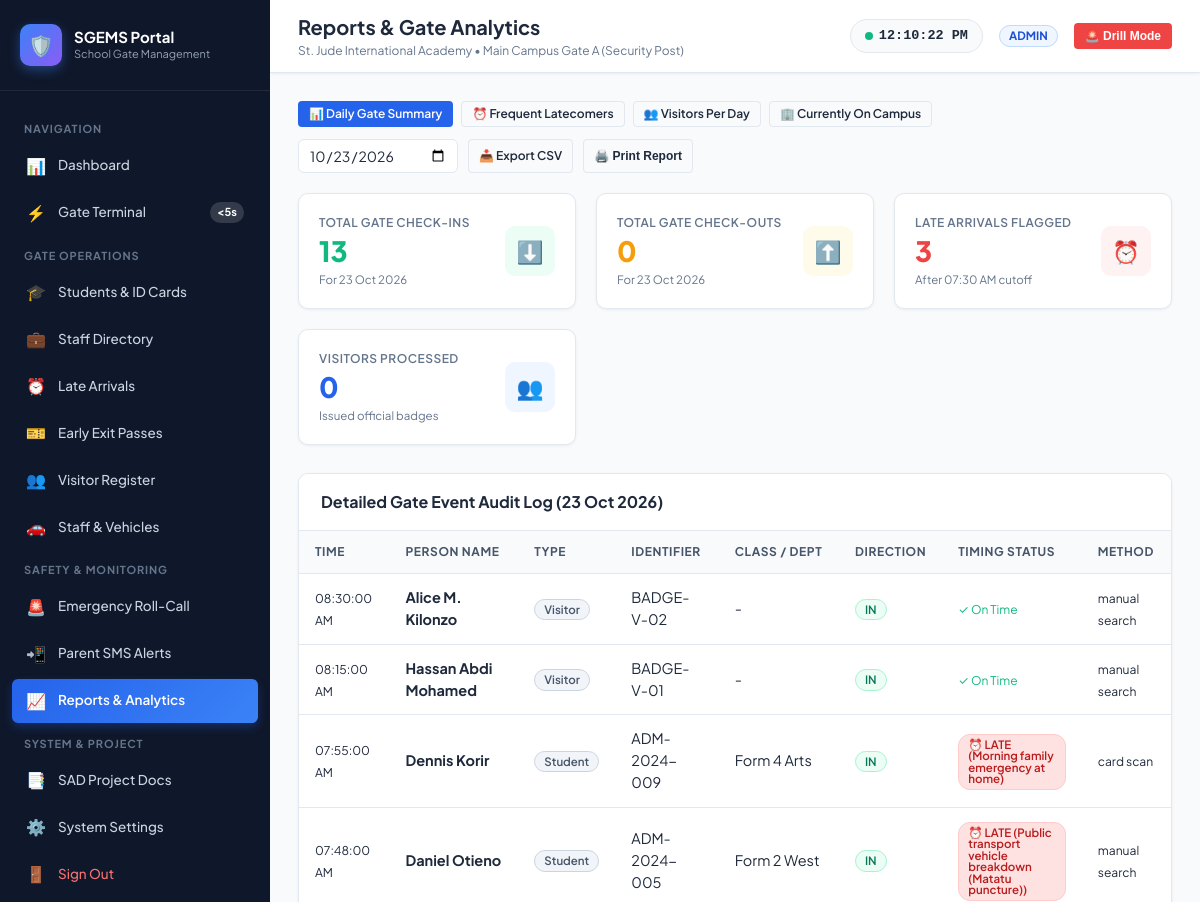
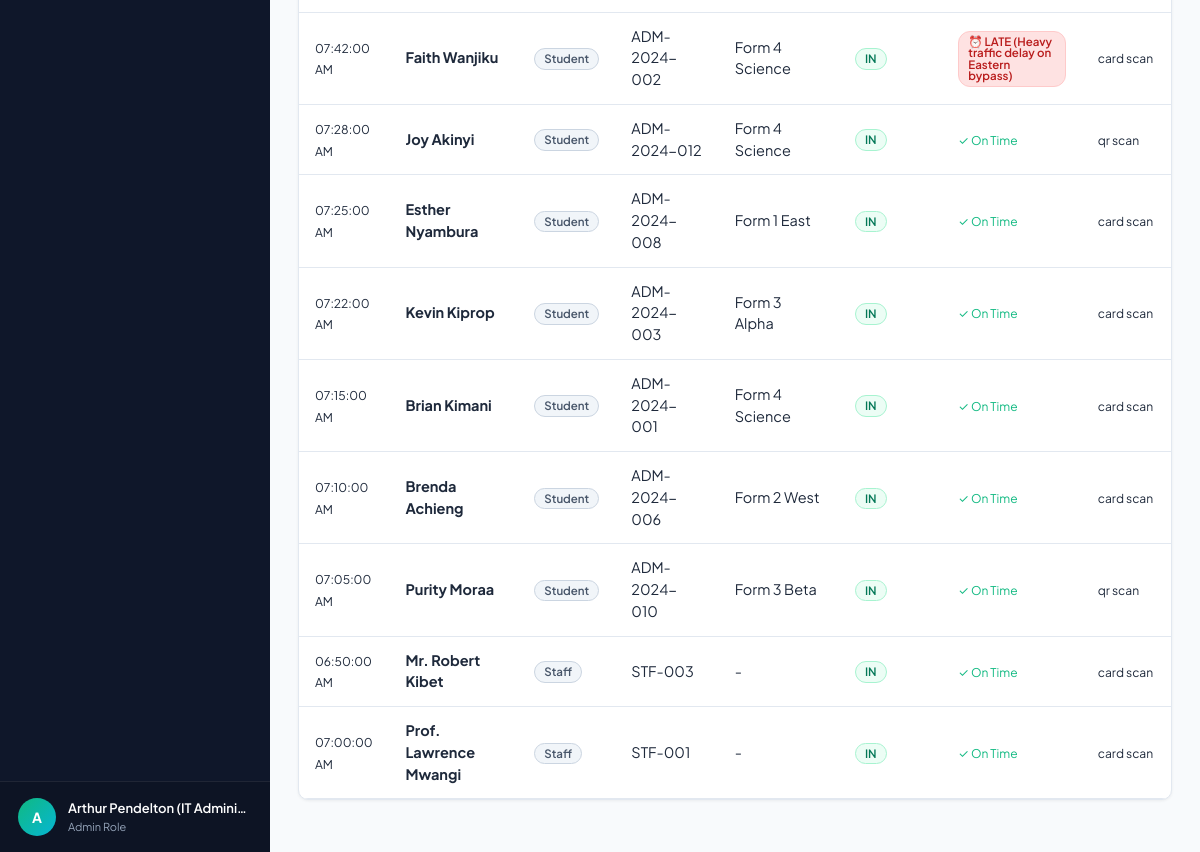
The page /pages/reports.php (signed in) on the database its author committed (2 pictures, top to bottom).
### tables this page shows
CREATE TABLE `system_settings` (
  `setting_key` VARCHAR(50) NOT NULL,
  `setting_value` TEXT NOT NULL,
  `description` VARCHAR(255) DEFAULT NULL,
  PRIMARY KEY (`setting_key`)
);

CREATE TABLE `gate_logs` (
  `id` INT AUTO_INCREMENT PRIMARY KEY,
  `person_type` ENUM('student', 'staff', 'visitor') NOT NULL,
  `person_id` INT NOT NULL,
  `person_name` VARCHAR(100) NOT NULL,
  `identifier` VARCHAR(50) NOT NULL,
  `direction` ENUM('in', 'out') NOT NULL,
  `scan_method` ENUM('card_scan', 'qr_scan', 'manual_search') NOT NULL DEFAULT 'card_scan',
  `timestamp` DATETIME NOT NULL,
  `is_late` TINYINT(1) NOT NULL DEFAULT 0,
  `late_reason` VARCHAR(255) DEFAULT NULL,
  `permit_id` INT DEFAULT NULL,
  `guard_id` INT DEFAULT NULL,
  `notes` TEXT DEFAULT NULL,
  INDEX `idx_gate_logs_time` (`timestamp`),
  INDEX `idx_gate_logs_person` (`person_type`, `person_id`),
  INDEX `idx_gate_logs_late` (`is_late`)
);

CREATE TABLE `students` (
  `id` INT AUTO_INCREMENT PRIMARY KEY,
  `admission_no` VARCHAR(30) NOT NULL UNIQUE,
  `full_name` VARCHAR(100) NOT NULL,
  `class_grade` VARCHAR(30) NOT NULL,
  `parent_name` VARCHAR(100) NOT NULL,
  `parent_phone` VARCHAR(30) NOT NULL,
  `parent_email` VARCHAR(100) DEFAULT NULL,
  `card_number` VARCHAR(50) NOT NULL UNIQUE,
  `gender` ENUM('Male', 'Female') DEFAULT 'Male',
  `status` ENUM('on_campus', 'off_campus') NOT NULL DEFAULT 'off_campus',
  `last_seen` DATETIME DEFAULT NULL,
  `created_at` TIMESTAMP DEFAULT CURRENT_TIMESTAMP,
  INDEX `idx_students_status` (`status`),
  INDEX `idx_students_class` (`class_grade`),
  INDEX `idx_students_card` (`card_number`)
);

### config/db.php (called while the page is built, shortened)
<?php
function get_db_connection() {
    static $pdo = null;
    if ($pdo === null) {
        $dsn = "mysql:host=" . DB_HOST . ";port=" . DB_PORT . ";dbname=" . DB_NAME . ";charset=utf8mb4";
        $options = [
            PDO::ATTR_ERRMODE            => PDO::ERRMODE_EXCEPTION,
            PDO::ATTR_DEFAULT_FETCH_MODE => PDO::FETCH_ASSOC,
            PDO::ATTR_EMULATE_PREPARES   => false,
        ];
        try {
            $pdo = new PDO($dsn, DB_USER, DB_PASS, $options);
        } catch (PDOException $e) {
            die("Database connection failed: " . htmlspecialchars($e->getMessage()));
        }
    }
    return $pdo;
}
function get_setting($key, $default = '') {
    try {
        $pdo = get_db_connection();
        $stmt = $pdo->prepare("SELECT setting_value FROM system_settings WHERE setting_key = ? LIMIT 1");
        $stmt->execute([$key]);
        $row = $stmt->fetch();
        return $row ? $row['setting_value'] : $default;
    } catch (Exception $e) {
        return $default;
    }
}
function is_logged_in() {
    return isset($_SESSION['user_id']) && !empty($_SESSION['user_id']);
}
function has_role(...$roles) {
    return in_array($_SESSION['role'], $roles);
}

### pages/reports.php (the view, shortened to what this page needs)
<?php
$pageTitle = 'Reports & Gate Analytics';
require_once __DIR__ . '/../includes/header.php';
$pdo = get_db_connection();
$tab = $_GET['tab'] ?? 'summary';
$reportDate = $_GET['date'] ?? date('Y-m-d');
$entriesCount = $pdo->prepare("SELECT COUNT(*) FROM gate_logs WHERE direction = 'in' AND DATE(timestamp) = ?");
$entriesCount->execute([$reportDate]);
$totalEntries = $entriesCount->fetchColumn();
$exitsCount = $pdo->prepare("SELECT COUNT(*) FROM gate_logs WHERE direction = 'out' AND DATE(timestamp) = ?");
$exitsCount->execute([$reportDate]);
$totalExits = $exitsCount->fetchColumn();
$lateCount = $pdo->prepare("SELECT COUNT(*) FROM gate_logs WHERE is_late = 1 AND DATE(timestamp) = ?");
$lateCount->execute([$reportDate]);
$totalLate = $lateCount->fetchColumn();
$visitorsCount = $pdo->prepare("SELECT COUNT(*) FROM visitors WHERE DATE(time_in) = ?");
$visitorsCount->execute([$reportDate]);
$totalVisitors = $visitorsCount->fetchColumn();
$dailyLogs = $pdo->prepare("SELECT gl.*, s.class_grade FROM gate_logs gl
                            LEFT JOIN students s ON gl.person_type = 'student' AND gl.person_id = s.id
                            WHERE DATE(gl.timestamp) = ? ORDER BY gl.id DESC");
$dailyLogs->execute([$reportDate]);
$logsList = $dailyLogs->fetchAll();
?>
<div style="display:flex; justify-content:space-between; align-items:center; margin-bottom:20px; flex-wrap:wrap; gap:12px;">
  <div style="display:flex; gap:8px;">
    <a href="?tab=summary&date=<?php echo $reportDate; ?>" class="btn btn-sm <?php echo $tab === 'summary' ? 'btn-primary' : 'btn-outline'; ?>">
      📊 Daily Gate Summary
    </a>
    <a href="?tab=latecomers&date=<?php echo $reportDate; ?>" class="btn btn-sm <?php echo $tab === 'latecomers' ? 'btn-primary' : 'btn-outline'; ?>">
      ⏰ Frequent Latecomers
    </a>
    <a href="?tab=visitors&date=<?php echo $reportDate; ?>" class="btn btn-sm <?php echo $tab === 'visitors' ? 'btn-primary' : 'btn-outline'; ?>">
      👥 Visitors Per Day
    </a>
    <a href="?tab=on_campus&date=<?php echo $reportDate; ?>" class="btn btn-sm <?php echo $tab === 'on_campus' ? 'btn-primary' : 'btn-outline'; ?>">
      🏢 Currently On Campus
    </a>
  </div>
  <div style="display:flex; gap:10px;">
    <?php if ($tab !== 'latecomers' && $tab !== 'on_campus'): ?>
    <form method="GET" action="" style="display:flex; gap:6px;">
      <input type="date" name="date" class="form-control" style="width:160px; padding:6px 10px;" value="<?php echo htmlspecialchars($reportDate); ?>" onchange="this.form.submit()">
    </form>
    <?php endif; ?>
    <a href="?tab=<?php echo $tab; ?>&date=<?php echo $reportDate; ?>&export=csv" class="btn btn-outline btn-sm">
      📥 Export CSV
    </a>
    <button class="btn btn-outline btn-sm" onclick="window.print()">
      🖨️ Print Report
    </button>
  </div>
</div>
<?php if ($tab === 'summary'): ?>
  <div class="metrics-grid">
    <div class="metric-card">
      <div class="metric-info">
        <div class="label">Total Gate Check-Ins</div>
        <div class="value" style="color:#10b981;"><?php echo $totalEntries; ?></div>
        <div class="subtext">For <?php echo date('d M Y', strtotime($reportDate)); ?></div>
      </div>
      <div class="metric-icon-wrap success">⬇️</div>
    </div>
    <div class="metric-card">
      <div class="metric-info">
        <div class="label">Total Gate Check-Outs</div>
        <div class="value" style="color:#f59e0b;"><?php echo $totalExits; ?></div>
        <div class="subtext">For <?php echo date('d M Y', strtotime($reportDate)); ?></div>
      </div>
      <div class="metric-icon-wrap warning">⬆️</div>
    </div>
    <div class="metric-card">
      <div class="metric-info">
        <div class="label">Late Arrivals Flagged</div>
        <div class="value" style="color:#ef4444;"><?php echo $totalLate; ?></div>
        <div class="subtext">After 07:30 AM cutoff</div>
      </div>
      <div class="metric-icon-wrap danger">⏰</div>
    </div>
    <div class="metric-card">
      <div class="metric-info">
        <div class="label">Visitors Processed</div>
        <div class="value" style="color:#2563eb;"><?php echo $totalVisitors; ?></div>
        <div class="subtext">Issued official badges</div>
      </div>
      <div class="metric-icon-wrap primary">👥</div>
    </div>
  </div>
  <div class="card">
    <div class="card-header">
      <div class="card-title">
        <span>Detailed Gate Event Audit Log (<?php echo date('d M Y', strtotime($reportDate)); ?>)</span>
      </div>
    </div>
    <div class="table-responsive">
      <table class="data-table">
        <thead>
          <tr>
            <th>Time</th>
            <th>Person Name</th>
            <th>Type</th>
            <th>Identifier</th>
            <th>Class / Dept</th>
            <th>Direction</th>
            <th>Timing Status</th>
            <th>Method</th>
          </tr>
        </thead>
        <tbody>
          <?php if (empty($logsList)): ?>
          <tr><td colspan="8" style="text-align:center; padding:30px;">No gate activity recorded on this date.</td></tr>
          <?php else: ?>
            <?php foreach ($logsList as $l): ?>
            <tr>
              <td><small><?php echo date('h:i:s A', strtotime($l['timestamp'])); ?></small></td>
              <td><strong><?php echo htmlspecialchars($l['person_name']); ?></strong></td>
              <td><span class="badge badge-used"><?php echo ucfirst($l['person_type']); ?></span></td>
              <td><?php echo htmlspecialchars($l['identifier']); ?></td>
              <td><?php echo htmlspecialchars($l['class_grade'] ?: '-'); ?></td>
              <td><span class="badge <?php echo $l['direction'] === 'in' ? 'badge-in' : 'badge-out'; ?>"><?php echo strtoupper($l['direction']); ?></span></td>
              <td>
                <?php if ($l['is_late']): ?>
                  <span class="badge badge-late">⏰ LATE (<?php echo htmlspecialchars($l['late_reason']); ?>)</span>
                <?php else: ?>
                  <span style="color:#10b981; font-size:12px;">✓ On Time</span>
                <?php endif; ?>
              </td>
              <td><small><?php echo str_replace('_', ' ', $l['scan_method']); ?></small></td>
            </tr>
            <?php endforeach; ?>
          <?php endif; ?>
        </tbody>
      </table>
    </div>
  </div>
<?php endif; ?>
<?php require_once __DIR__ . '/../includes/footer.php'; ?>

### includes/header.php (shortened to what this page needs)
<?php
require_once __DIR__ . '/../config/db.php';
$pageTitle = $pageTitle ?? 'Dashboard';
$schoolName = get_setting('school_name', 'St. Jude International Academy');
$isEmergency = (get_setting('emergency_mode', '0') === '1');
?>
<!DOCTYPE html>
<html lang="en">
<head>
  <link rel="stylesheet" href="<?php echo BASE_URL; ?>assets/css/style.css">
  <link rel="stylesheet" href="<?php echo BASE_URL; ?>assets/css/print.css" media="print">
</head>
<body>
<div class="app-layout">
  <?php include __DIR__ . '/nav.php'; ?>
  <div class="app-main">
    <header class="app-topbar">
      <div class="topbar-left">
        <div class="page-title-wrap">
          <h1><?php echo htmlspecialchars($pageTitle); ?></h1>
          <p><?php echo htmlspecialchars($schoolName); ?> &bull; <?php echo htmlspecialchars(get_setting('gate_name', 'Main Gate')); ?></p>
        </div>
      </div>
      <div class="topbar-right">
        <div class="live-clock-pill">
          <span class="live-pulse"></span>
          <span id="liveClockText">--:--:--</span>
        </div>
        <div style="display:flex; align-items:center; gap:8px;">
          <span class="badge badge-approved" style="text-transform:uppercase; font-weight:700;">
            <?php echo htmlspecialchars($_SESSION['role'] ?? 'guest'); ?>
          </span>
        </div>
        <?php if (!$isEmergency && has_role('admin', 'principal', 'guard')): ?>
        <button class="btn btn-danger btn-sm" onclick="startEmergencyDrill()">
          🚨 Drill Mode
        </button>
        <?php endif; ?>
      </div>
    </header>
    <main class="content-body">

### rows shown on the page
system_settings: setting_value "St. Jude International Academy"
system_settings: setting_value "Main Campus Gate A (Security Post)"
gate_logs: timestamp "08:30:00 AM", person_name "Alice M. Kilonzo", person_type "Visitor", identifier "BADGE-V-02", students.class_grade "-", direction "IN", is_late "✓ On Time", scan_method "manual search"
gate_logs: timestamp "08:15:00 AM", person_name "Hassan Abdi Mohamed", person_type "Visitor", identifier "BADGE-V-01", students.class_grade "-", direction "IN", is_late "✓ On Time", scan_method "manual search"
gate_logs: timestamp "07:55:00 AM", person_name "Dennis Korir", person_type "Student", identifier "ADM-2024-009", students.class_grade "Form 4 Arts", direction "IN", late_reason "Morning family emergency at home", scan_method "card scan"
gate_logs: timestamp "07:48:00 AM", person_name "Daniel Otieno", person_type "Student", identifier "ADM-2024-005", students.class_grade "Form 2 West", direction "IN", late_reason "Public transport vehicle breakdown (Matatu puncture)", scan_method "manual search"
gate_logs: timestamp "07:42:00 AM", person_name "Faith Wanjiku", person_type "Student", identifier "ADM-2024-002", students.class_grade "Form 4 Science", direction "IN", late_reason "Heavy traffic delay on Eastern bypass", scan_method "card scan"
gate_logs: timestamp "07:28:00 AM", person_name "Joy Akinyi", person_type "Student", identifier "ADM-2024-012", students.class_grade "Form 4 Science", direction "IN", is_late "✓ On Time", scan_method "qr scan"
gate_logs: timestamp "07:25:00 AM", person_name "Esther Nyambura", person_type "Student", identifier "ADM-2024-008", students.class_grade "Form 1 East", direction "IN", is_late "✓ On Time", scan_method "card scan"
gate_logs: timestamp "07:22:00 AM", person_name "Kevin Kiprop", person_type "Student", identifier "ADM-2024-003", students.class_grade "Form 3 Alpha", direction "IN", is_late "✓ On Time", scan_method "card scan"
gate_logs: timestamp "07:15:00 AM", person_name "Brian Kimani", person_type "Student", identifier "ADM-2024-001", students.class_grade "Form 4 Science", direction "IN", is_late "✓ On Time", scan_method "card scan"
gate_logs: timestamp "07:10:00 AM", person_name "Brenda Achieng", person_type "Student", identifier "ADM-2024-006", students.class_grade "Form 2 West", direction "IN", is_late "✓ On Time", scan_method "card scan"
gate_logs: timestamp "07:05:00 AM", person_name "Purity Moraa", person_type "Student", identifier "ADM-2024-010", students.class_grade "Form 3 Beta", direction "IN", is_late "✓ On Time", scan_method "qr scan"
gate_logs: timestamp "06:50:00 AM", person_name "Mr. Robert Kibet", person_type "Staff", identifier "STF-003", students.class_grade "-", direction "IN", is_late "✓ On Time", scan_method "card scan"
gate_logs: timestamp "07:00:00 AM", person_name "Prof. Lawrence Mwangi", person_type "Staff", identifier "STF-001", students.class_grade "-", direction "IN", is_late "✓ On Time", scan_method "card scan"

### other values the page prints
substr($_SESSION['full_name'] ?? 'U', 0, 1) "A"
$_SESSION['full_name'] "Arthur Pendelton (IT Admini…"
$_SESSION['role'] "Admin"
$pageTitle "Reports & Gate Analytics"
$_SESSION['role'] "ADMIN"
$totalEntries "13"
$totalExits "0"
$totalLate "3"
$totalVisitors "0"
